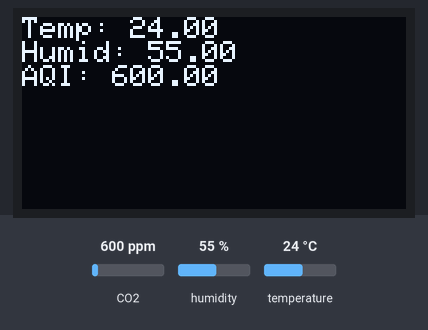
Recording of a sketch running on a simulated ESP8266 (NodeMCU). On the bench: 128×64 one-colour display. The test bench sets the inputs (shaded band); at power-on: CO2 600 ppm, humidity 55 %, temperature 24 °C. WiFi joins after 1.5 s; servers stay silent unless stated; what the sketch prints to the serial monitor is not drawn.

Above: at 2.9 s.

The sketch:

ESP_DHT_Cloud.ino
```cpp
#include "ESP8266WiFi.h"
#include<OakOLED.h>
#include<MQ135.h>
#include<DHT.h>
#define DHTPIN D7 // Selecting the pin at which we have connected DHT11
#define DHTTYPE DHT11
DHT dht ( DHTPIN, DHTTYPE );
OakOLED oled;
String apiKey = "ULL6NSU2FGDIH2PL"; // Enter your Write API key from ThingSpeak
const char* server = "api.thingspeak.com";
// WiFi parameters to be configured
const char* ssid = "vivo T1 5G"; // Write here your router's username
const char* password = "anand921"; // Write here your router's password
WiFiClient client;
void setup(void)
{
  Serial.begin(9600);
// Connect to WiFi
WiFi.begin(ssid, password);
oled.begin();
oled.clearDisplay();
oled.setTextSize(1);
oled.setTextColor(1);
oled.setCursor(0,0);
oled.println("CONNECTING TO WiFi");
oled.display();
// while wifi not connected yet, print '.'
// then after it connected, get out of the loop
while (WiFi.status() != WL_CONNECTED) {
delay(500);
Serial.print(".");
} //print anew line, then print WiFi connected and the IP address
Serial.println("");
oled.clearDisplay();
oled.setTextSize(1);
oled.setTextColor(1);
oled.setCursor(0,0);
oled.println("CONNECTED TO WiFi");
oled.display();
Serial.println("WiFi connected");
// Print the IP address
Serial.println(WiFi.localIP());
delay(1000);
dht.begin ( );
}
void loop() {
// Nothing
MQ135 gasSensor = MQ135(A0);
float air_quality = gasSensor.getPPM();
float h = dht.readHumidity();
float t = dht.readTemperature();
if (isnan(h) || isnan(t))
{
Serial.println("Failed to read from DHT sensor!");
return;
}
if (client.connect(server,80)) // "184.106.153.149" or api.thingspeak.com
{
String postStr = apiKey;
postStr +="&field1=";
postStr += String(t);
postStr +="&field2=";
postStr += String(h);
postStr +="&field3=";
postStr += String(air_quality);
postStr += "\r\n\r\n";
client.print("POST /update HTTP/1.1\n");
client.print("Host: api.thingspeak.com\n");
client.print("Connection: close\n");
client.print("X-THINGSPEAKAPIKEY: "+apiKey+"\n");
client.print("Content-Type: application/x-www-form-urlencoded\n");
client.print("Content-Length: ");
client.print(postStr.length());
client.print("\n\n");
client.print(postStr);
Serial.print("Temperature: ");
Serial.print(t);
Serial.print(" degrees Celcius, Humidity: ");
Serial.print(h);
Serial.println("%, Air_Quality");
Serial.println(air_quality);
Serial.println("PPM. Send to Thingspeak.");
}
client.stop();
oled.clearDisplay();
oled.setTextSize(1.5);
oled.setTextColor(1);
oled.setCursor(0,0);
oled.print("Temp: ");
oled.println(t);
oled.print("Humid: ");
oled.println(h);
oled.print("AQI: ");
oled.println(air_quality);
oled.display();
Serial.println("Waiting...");
delay(20000);
}
```
